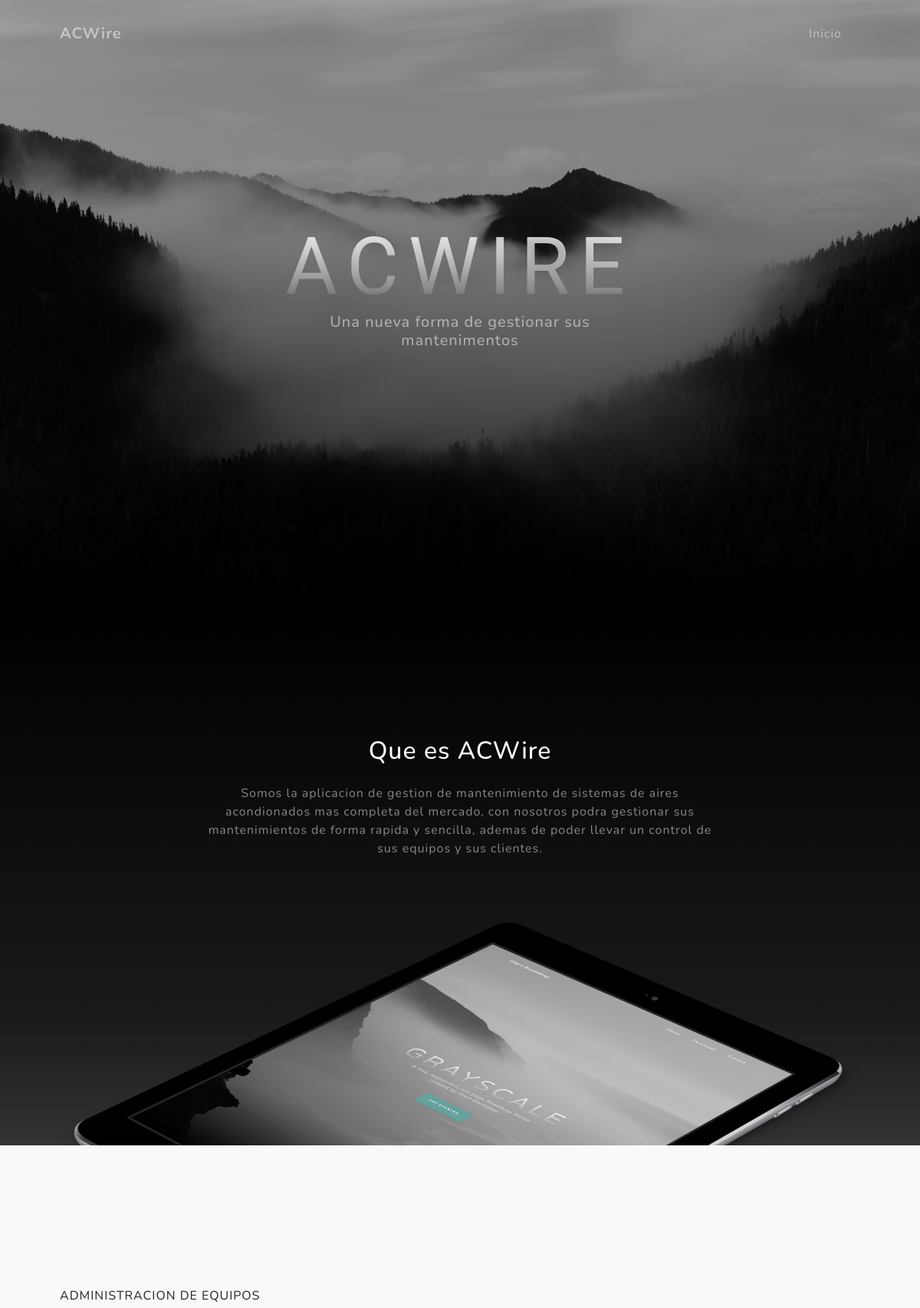
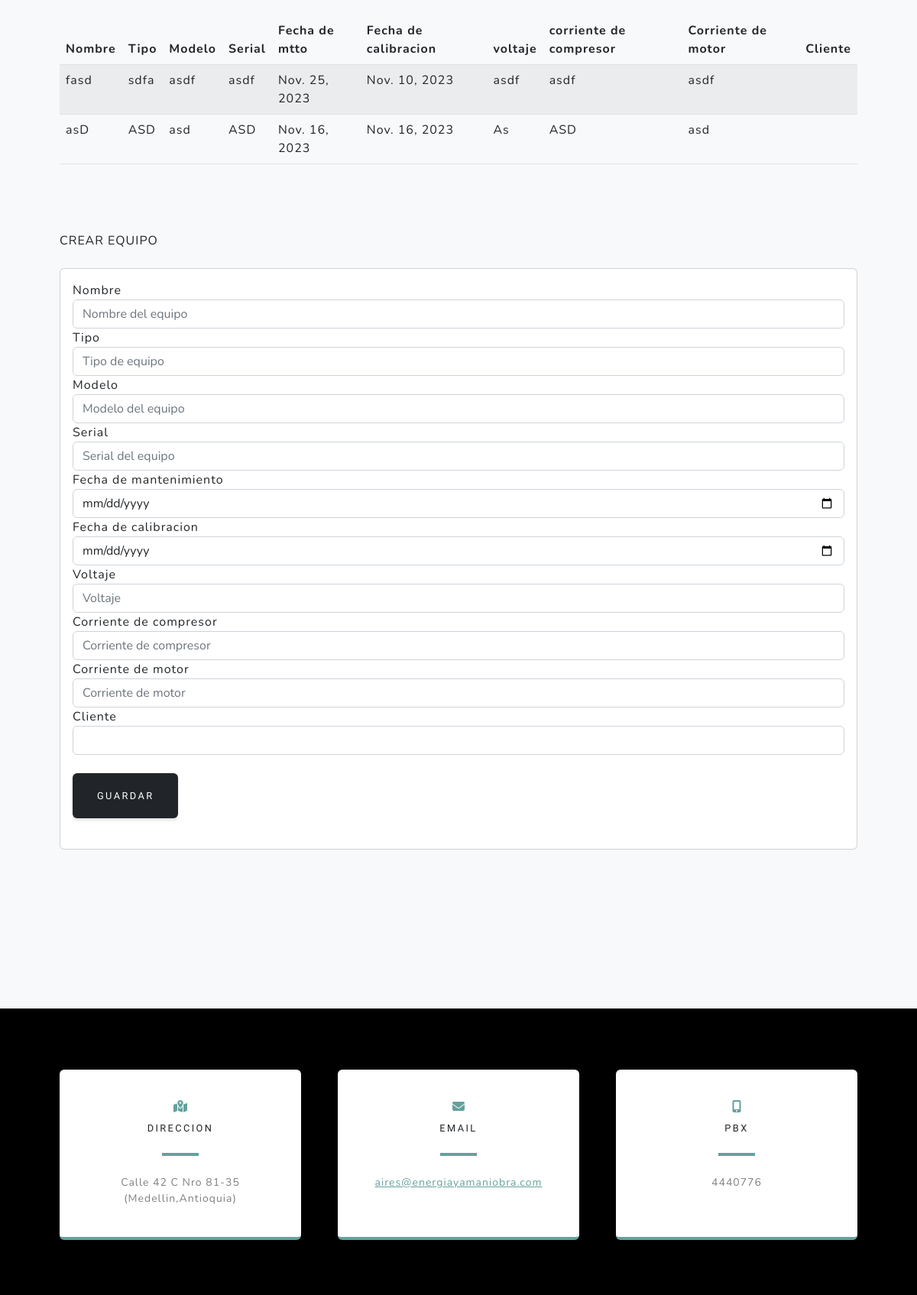
/crear_equipos/ (upper part), run on the app's committed database (2 pictures, top to bottom).
### webcrearequipos/models.py (models this page shows)
class Equipo(models.Model):
    nombre = models.CharField(max_length=50)
    tipo = models.CharField(max_length=50)
    modelo = models.CharField(max_length=50)
    serial = models.CharField(max_length=50)
    fecha_mtto = models.DateField()
    fecha_calibracion = models.DateField()
    voltaje = models.CharField(max_length=50)
    corriente_compresor = models.CharField(max_length=50)
    corriente_motor = models.CharField(max_length=50)
    empresa = models.ForeignKey(Empresas, on_delete=models.CASCADE)
    def __str__(self):
        return self.nombre

### webcrearequipos/views.py (the view)
# urls.py: path('crear_equipos/', crear_equipos, name='crear_equipos'),
def crear_equipos(request):
    equipos = Equipo.objects.all()
    print(equipos)
    username = request.user.username  # Obtiene el nombre de usuario activo
    clientes = Empresas.objects.all()
    print(clientes)
    return render(request, "crear_equipos.html", {'equipos': equipos ,'username': username , 'clientes': clientes})

### webcrearequipos/templates/crear_equipos.html (shortened to what this page needs)
{% load static %}
<!DOCTYPE html>
<html lang="es">
    <head>
        <link href="{% static './css/styles_index.css' %}" rel="stylesheet" />
    </head>
    <body id="page-top">
        <nav class="navbar navbar-expand-lg navbar-light fixed-top" id="mainNav">
            <div class="container px-4 px-lg-5">
                <a class="navbar-brand" href="#page-top">ACWire</a>
                <div class="collapse navbar-collapse" id="navbarResponsive">
                    <ul class="navbar-nav ms-auto">
                        <li class="nav-item"><a class="nav-link" href="#about">Inicio</a></li>
                    </ul>
                </div>
            </div>
        </nav>
        <header class="masthead">
            <div class="container px-4 px-lg-5 d-flex h-100 align-items-center justify-content-center">
                <div class="d-flex justify-content-center">
                    <div class="text-center">
                        <h1 class="mx-auto my-0 text-uppercase">ACWire</h1>
                        <h2 class="text-white-50 mx-auto mt-2 mb-5">Una nueva forma de gestionar sus mantenimentos</h2>
                    </div>
                </div>
            </div>
        </header>
        <section class="about-section text-center" id="about">
            <div class="container px-4 px-lg-5">
                <div class="row gx-4 gx-lg-5 justify-content-center">
                    <div class="col-lg-8">
                        <h2 class="text-white mb-4">Que es ACWire</h2>
                        <p class="text-white-50">
                            Somos la aplicacion de gestion de mantenimiento de sistemas de aires acondionados
                            mas completa del mercado, con nosotros podra gestionar sus mantenimientos de forma
                            rapida y sencilla, ademas de poder llevar un control de sus equipos y sus clientes.
                        </p>
                    </div>
                </div>
                <img class="img-fluid" src="{% static './img/img_index/ipad.png' %}" alt="..." />
            </div>
        </section>
        <section class="projects-section bg-light" id="projects">
            <div class="container px-4 px-lg-5">
                <div class="row gx-0 mb-4 mb-lg-5 align-items-center">
                    <div Class="col-xl-4 col-lg-5 py-4">ADMINISTRACION DE EQUIPOS</div>
                    <div class="table-responsive">
                        <table class="table table-striped">
                            <thead>
                                    <th>Nombre</th>
                                    <th>Tipo</th>
                                    <th>Modelo</th>
                                    <th>Serial</th>
                                    <th>Fecha de mtto</th>
                                    <th>Fecha de calibracion</th>
                                    <th>voltaje</th>
                                    <th>corriente de compresor</th>
                                    <th>Corriente de motor</th>
                                    <th>Cliente</th>
                            </thead>
                            <tbody>
                                {% for c in equipos %}
                                <tr>
                                    <td>{{ c.nombre }}</td>
                                    <td>{{ c.tipo }}</td>
                                    <td>{{ c.modelo }}</td>
                                    <td>{{ c.serial }}</td>
                                    <td>{{ c.fecha_mtto }}</td>
                                    <td>{{ c.fecha_calibracion }}</td>
                                    <td>{{ c.voltaje }}</td>
                                    <td>{{ c.corriente_compresor }}</td>
                                    <td>{{ c.corriente_motor }}</td>
                                    <td>{{ c.Cliente }}</td>
                                </tr>
                                {% endfor%}
                            </tbody>
                        </table>
                    </div>
                </div>
            </div>
            <div class="container px-4 px-lg-5">
                <div class="row gx-0 mb-4 mb-lg-5 align-items-center">
                    <div Class="col-xl-4 col-lg-5 py-4">CREAR EQUIPO</div>
                    <div class="card">
                        <div class="card-body">
                            <form action="/guardar_equipo/" method="post">
                                    <div class="frome-group">
                                    <label for="nombre">Nombre</label>
                                    <input type="text" name="nombre" class="form-control" id="nombre" placeholder="Nombre del equipo" required>
                                    </div>
                                    <div class="frome-group">
                                    <label for="tipo">Tipo</label>
                                    <input type="text" name="tipo" class="form-control" id="tipo" placeholder="Tipo de equipo" required>
                                    </div>
                                    <div class="frome-group">
                                    <label for="modelo">Modelo</label>
                                    <input type="text" name="modelo" class="form-control" id="modelo" placeholder="Modelo del equipo" required>
                                    </div>
                                    <div class="frome-group">
                                    <label for="serial">Serial</label>
                                    <input type="text" name="serial" class="form-control" id="serial" placeholder="Serial del equipo" required>
                                    </div>
                                    <div class="frome-group">
                                    <label for="fecha_mtto">Fecha de mantenimiento</label>
                                    <input type="date" name="fecha_mtto" class="form-control" id="fecha_mtto" placeholder="Fecha de mantenimiento" required>
                                    </div>
                                    <div class="frome-group">
                                    <label for="fecha_calibracion">Fecha de calibracion</label>
                                    <input type="date" name="fecha_calibracion" class="form-control" id="fecha_calibracion" placeholder="Fecha de calibracion" required>
                                    </div>
                                    <div class="frome-group">
                                    <label for="voltaje">Voltaje</label>
                                    <input type="text" name="voltaje" class="form-control" id="voltaje" placeholder="Voltaje" required>
                                    </div>
                                    <div class="frome-group">
                                    <label for="corriente_compresor">Corriente de compresor</label>
                                    <input type="text" name="corriente_compresor" class="form-control" id="corriente_compresor" placeholder="Corriente de compresor" required>
                                    </div>
                                    <div class="frome-group">
                                    <label for="corriente_motor">Corriente de motor</label>
                                    <input type="text" name="corriente_motor" class="form-control" id="corriente_motor" placeholder="Corriente de motor" required>
                                    </div>
                                    <div class="frome-group">
                                    <label for="cliente">Cliente</label>
                                    <select name="cliente" class="form-control" id="cliente" required>
                                           <option value="0"></option>
                                        {% for f in clientes %}
                                            <option value="{{f.EmpresaID}}">{{ f.NombreEmpresa }}</option>
                                        {% endfor %}
                                    </select>
                                    </div>
                                    <div class="frome-group py-4">
                                        <button type="submit" class="btn btn-dark btn-block"> Guardar  </button>
                                    </div>
                            </form>
                        </div>
                    </div>
                </div>
            </div>
        </section>
        <section class="contact-section bg-black">
            <div class="container px-4 px-lg-5">
                <div class="row gx-4 gx-lg-5">
                    <div class="col-md-4 mb-3 mb-md-0">
                        <div class="card py-4 h-100">
                            <div class="card-body text-center">
                                <i class="fas fa-map-marked-alt text-primary mb-2"></i>
                                <h4 class="text-uppercase m-0">Direccion</h4>
                                <hr class="my-4 mx-auto" />
                                <div class="small text-black-50">Calle 42 C Nro 81-35 (Medellin,Antioquia)</div>
                            </div>
                        </div>
                    </div>
                    <div class="col-md-4 mb-3 mb-md-0">
                        <div class="card py-4 h-100">
                            <div class="card-body text-center">
                                <i class="fas fa-envelope text-primary mb-2"></i>
                                <h4 class="text-uppercase m-0">Email</h4>
                                <hr class="my-4 mx-auto" />
                                <div class="small text-black-50"><a href="#!">aires@energiayamaniobra.com</a></div>
                            </div>
                        </div>
                    </div>
                    <div class="col-md-4 mb-3 mb-md-0">
                        <div class="card py-4 h-100">
                            <div class="card-body text-center">
                                <i class="fas fa-mobile-alt text-primary mb-2"></i>
                                <h4 class="text-uppercase m-0">PBX</h4>
                                <hr class="my-4 mx-auto" />
                                <div class="small text-black-50">4440776</div>
                            </div>
                        </div>
                    </div>
                </div>
            </div>
        </section>
    </body>
</html>

### data on the page
Equipo: nombre "fasd", tipo "sdfa", modelo "asdf", serial "asdf", fecha_mtto "Nov. 25, 2023", fecha_calibracion "Nov. 10, 2023", voltaje "asdf", corriente_compresor "asdf", corriente_motor "asdf"
Equipo: nombre "asD", tipo "ASD", modelo "asd", serial "ASD", fecha_mtto "Nov. 16, 2023", fecha_calibracion "Nov. 16, 2023", voltaje "As", corriente_compresor "ASD", corriente_motor "asd"
